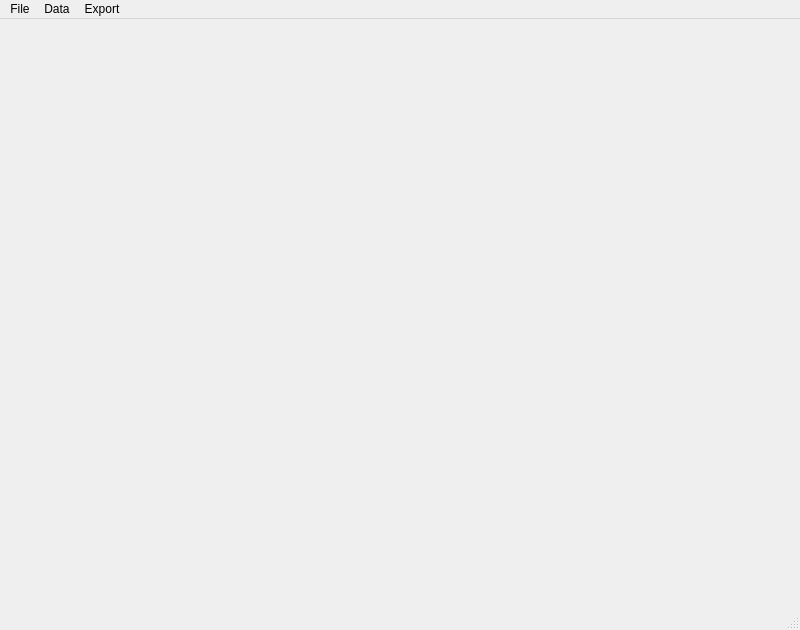
<?xml version="1.0" encoding="UTF-8"?>
<ui version="4.0">
 <class>MainWindow</class>
 <widget class="QMainWindow" name="MainWindow">
  <property name="geometry">
   <rect>
    <x>0</x>
    <y>0</y>
    <width>800</width>
    <height>630</height>
   </rect>
  </property>
  <property name="windowTitle">
   <string>DynGraph</string>
  </property>
  <widget class="QWidget" name="centralwidget">
   <layout class="QHBoxLayout" name="horizontalLayout">
    <item>
     <widget class="QTabWidget" name="tabWidget">
      <property name="currentIndex">
       <number>-1</number>
      </property>
      <property name="documentMode">
       <bool>true</bool>
      </property>
      <property name="tabsClosable">
       <bool>true</bool>
      </property>
     </widget>
    </item>
   </layout>
  </widget>
  <widget class="QStatusBar" name="statusBar"/>
  <widget class="QMenuBar" name="menuBar">
   <property name="geometry">
    <rect>
     <x>0</x>
     <y>0</y>
     <width>800</width>
     <height>21</height>
    </rect>
   </property>
   <widget class="QMenu" name="menuFile">
    <property name="title">
     <string>File</string>
    </property>
   </widget>
   <widget class="QMenu" name="menuExport">
    <property name="title">
     <string>Export</string>
    </property>
   </widget>
   <widget class="QMenu" name="menuData">
    <property name="title">
     <string>Data</string>
    </property>
   </widget>
   <addaction name="menuFile"/>
   <addaction name="menuData"/>
   <addaction name="menuExport"/>
  </widget>
  <action name="actNewplot">
   <property name="text">
    <string>New plot</string>
   </property>
  </action>
  <action name="actQuit">
   <property name="text">
    <string>Quit</string>
   </property>
  </action>
 </widget>
 <resources/>
 <connections/>
</ui>
